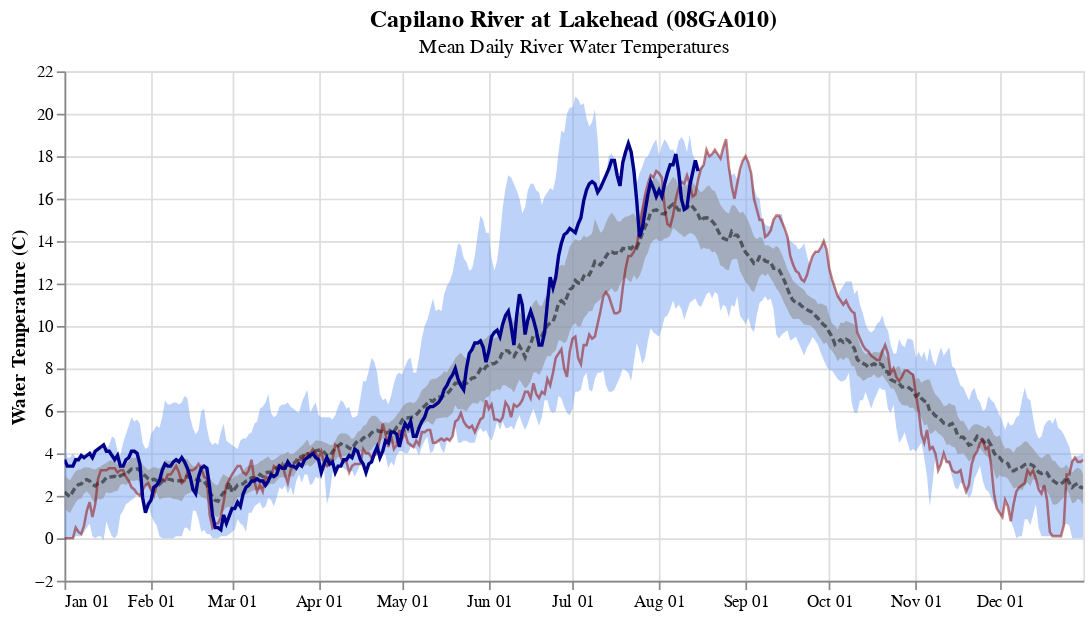

The notebook cell this image was saved under:
### Code cell
title = alt.TitleParams(
   text='Capilano River at Lakehead (08GA010)',
   subtitle="Mean Daily River Water Temperatures",
   anchor='middle',
   fontSize=14,
   fontWeight='bold')

plot_2023 = alt.Chart(current_year2).mark_line(color='darkblue', strokeWidth=2, size = 4).encode(
    alt.X('monthdate(date)'),
    alt.Y('temp'),
    tooltip=[alt.Tooltip('monthdate(date):T', title="Date"), alt.Tooltip('mean_TW:Q', title="Surface Water Temp")]
)

area = alt.Chart(past_stats2, title=title).mark_area(color='#7DA6F3', opacity=0.5).encode(
    alt.X('monthdate(date)', title=' '),
    alt.Y('max:Q', title='Water Temperature (C)'),
    alt.Y2('min:Q')
).properties(width=600, height=300)

area2 = alt.Chart(past_stats2).mark_area(color='#919397', opacity=0.6).encode(
    alt.X('monthdate(date)'),
    alt.Y('ci95_hi:Q'),
    alt.Y2('ci95_lo:Q')
)

mean = alt.Chart(wtr2).mark_line(color='black', opacity=0.5, strokeDash=[4, 2]).encode(
    alt.X('monthdate(date):T', title=None),
    alt.Y('mean(temp)', title='')
)

year_2022 = alt.Chart(wtr2[wtr2['year'] == 2022]).mark_line(color= "darkred", opacity=0.5, size = 1.5).encode(
    alt.X('monthdate(date):T', title=None),
    alt.Y('temp:Q', title='')
)

river_temp = area + area2 + mean + year_2022 + plot_2023.interactive()
river_temp

### Figure 1 — Vega-Lite specification as saved in the notebook (floating-point values rounded to 4 significant figures; data arrays with more than 128 entries replaced by an {"elided": "..."} marker saying what was removed)
{"config": {"view": {"continuousWidth": 400, "continuousHeight": 300}}, "layer": [{"mark": {"type": "area", "color": "#7DA6F3", "opacity": 0.5}, "encoding": {"x": {"field": "date", "timeUnit": "monthdate", "title": " ", "type": "temporal"}, "y": {"field": "max", "title": "Water Temperature (C)", "type": "quantitative"}, "y2": {"field": "min"}}, "height": 300, "title": {"text": "Capilano River at Lakehead (08GA010)", "anchor": "middle", "fontSize": 14, "fontWeight": "bold", "subtitle": "Mean Daily River Water Temperatures"}, "width": 600}, {"mark": {"type": "area", "color": "#919397", "opacity": 0.6}, "encoding": {"x": {"field": "date", "timeUnit": "monthdate", "type": "temporal"}, "y": {"field": "ci95_hi", "type": "quantitative"}, "y2": {"field": "ci95_lo"}}}, {"data": {"name": "data-b2b101504ef97752b4ad6bca6d4622f6"}, "mark": {"type": "line", "color": "black", "opacity": 0.5, "strokeDash": [4, 2]}, "encoding": {"x": {"field": "date", "timeUnit": "monthdate", "title": null, "type": "temporal"}, "y": {"aggregate": "mean", "field": "temp", "title": "", "type": "quantitative"}}}, {"data": {"name": "data-c6bd05496f090a18c6ebebe7e72d5faf"}, "mark": {"type": "line", "color": "darkred", "opacity": 0.5, "size": 1.5}, "encoding": {"x": {"field": "date", "timeUnit": "monthdate", "title": null, "type": "temporal"}, "y": {"field": "temp", "title": "", "type": "quantitative"}}}, {"data": {"name": "data-6a94acd8bcafc82616e6ca4ecdd67327"}, "mark": {"type": "line", "color": "darkblue", "size": 4, "strokeWidth": 2}, "encoding": {"tooltip": [{"field": "date", "timeUnit": "monthdate", "title": "Date", "type": "temporal"}, {"field": "mean_TW", "title": "Surface Water Temp", "type": "quantitative"}], "x": {"field": "date", "timeUnit": "monthdate", "type": "temporal"}, "y": {"field": "temp", "type": "quantitative"}}, "selection": {"selector003": {"type": "interval", "bind": "scales", "encodings": ["x", "y"]}}}], "data": {"name": "data-9d32932a394eb9e6ca72a90b35b00cc8"}, "$schema": "https://vega.github.io/schema/vega-lite/v4.17.0.json", "datasets": {"data-9d32932a394eb9e6ca72a90b35b00cc8": {"elided": "365 records"}, "data-b2b101504ef97752b4ad6bca6d4622f6": {"elided": "4611 records"}, "data-c6bd05496f090a18c6ebebe7e72d5faf": {"elided": "365 records"}, "data-6a94acd8bcafc82616e6ca4ecdd67327": {"elided": "228 records"}}}
